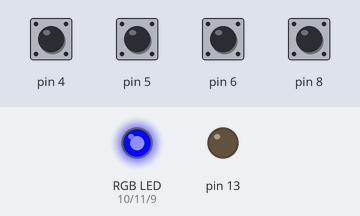
A sketch run on a simulated Arduino Uno, built with avr-gcc and run on an emulated ATmega328P. Shown: an RGB LED mixed from three pins (HIGH = lit), output pins drawn as LEDs (lit = HIGH). The test bench sets the inputs (shaded band); at power-on: pin 4–6, pin 8 HIGH. Random numbers use the default seed unless the sketch sets one.

Above: at 2.9 s.
3.0 s: pin 4 pulled LOW for 0.15 s
At 5.0 s:
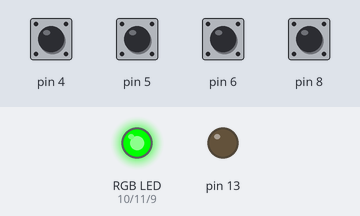
6.0 s: pin 6 pulled LOW for 0.15 s
At 6.15 s:
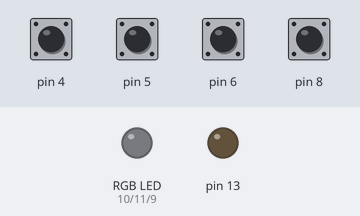
Timing chart, 0 to 6.6 s (numbered marks = the images above; inputs shaded):
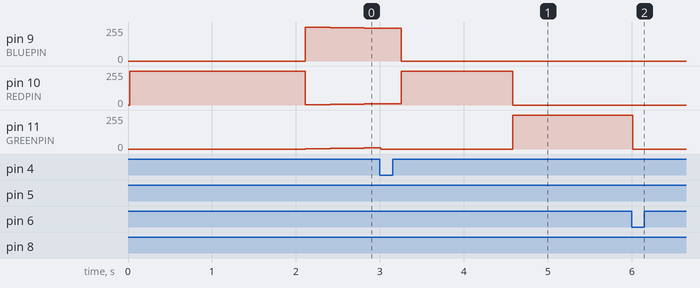

The sketch:

BedroomColorSwirl3.ino
```cpp
// Photodiode logic to be implemented
// If photoDiode > 35, ambient = BRIGHT
// If ambient == BRIGHT and photoDiode < 15, ambient = DIM and mode = 1


#define REDPIN 10
#define GREENPIN 11
#define BLUEPIN 9

#define FADESPEED 100     // make this higher to slow down

int r1 = random(0,255);
int g1 = random(0,255);
int b1 = random(0,255);
int r2 = random(0,255);
int g2 = random(0,255);
int b2 = random(0,255);
int mode;
int oldmode;
unsigned long modeChangeTime;

void setup() {
  pinMode(REDPIN, OUTPUT);
  pinMode(GREENPIN, OUTPUT);
  pinMode(BLUEPIN, OUTPUT);
  pinMode(13, OUTPUT);
  for(int i=4;i<=6;i++){
    pinMode(i, INPUT_PULLUP);
  }
  pinMode(8, INPUT_PULLUP);
}

void loop(){
  oldmode = mode;
  mode = pollButtons();
  if(mode != oldmode){
    modeChangeTime = millis();
  }
  switch(mode){
    case(1):
    //    red();
    quickFade();
    break;
    case(2):
    //    green();
    slowFade();
    break;
    case(3):
    //    blue();
    mostlyRed();
    break;
    case(4):
    //    redblue();
    fadeOut();
    break;
  }
}

void quickFade(){
  static unsigned long lastChange = millis();
  unsigned long interval = 100;
  if(lastChange > millis()){ // millis() counter wrapped
    lastChange = 0; // I'm still not sure how to handle this accurately
  }
  if(mode != oldmode) { // Just entered this mode
    for(int i=0;i<4;i++){
      red();
      blue();
    }
  }

  if(millis() - lastChange > interval){
    lastChange = millis();
    if(r1 == r2 && g1 == g2 && b1 == b2){
        r2 = random(0,255);
        g2 = random(0,255);
        b2 = random(0,255);
      int tweak = random(0,100);
      if(tweak > 75){
        g2 = g2 / 2;
      }
      else if(tweak > 50){
        b2 = b2 / 2;
      }
      else if(tweak > 25){
        g2 = g2 / 2;
        b2 = b2 / 2;
      }
    }
    r1 = converge(r1, r2);
    analogWrite(REDPIN, r1);

    g1 = converge(g1, g2);
    analogWrite(GREENPIN, g1);

    b1 = converge(b1, b2);
    analogWrite(BLUEPIN, b1);
  }
}

void slowFade(){
  static unsigned long lastChange = millis();
  unsigned long interval = 2000;
  if(lastChange > millis()){ // millis() counter wrapped
    lastChange = 0; // I'm still not sure how to handle this accurately
  }
  if(mode != oldmode) { // Just entered this mode
    for(int i=0;i<3;i++){
      green();
      blue();
    }
  }

  if(millis() - lastChange > interval){
    lastChange = millis();
    if(r1 == r2 && g1 == g2 && b1 == b2){
        r2 = random(0,255);
        g2 = random(0,255);
        b2 = random(0,255);
    }
    r1 = converge(r1, r2);
    analogWrite(REDPIN, r1);

    g1 = converge(g1, g2);
    analogWrite(GREENPIN, g1);

    b1 = converge(b1, b2);
    analogWrite(BLUEPIN, b1);
  }
}

void mostlyRed(){
  static unsigned long lastChange = millis();
  unsigned long interval = 3000;
  if(lastChange > millis()){ // millis() counter wrapped
    lastChange = 0; // I'm still not sure how to handle this accurately
  }
  if(mode != oldmode) { // Just entered this mode
    for(int i=0;i<3;i++){
      red();
      green();
    }
    g1 = random(10,50);
    b1 = random(10,50);
  }

  if(millis() - lastChange > interval){
    lastChange = millis();
    if(r1 == r2){
      r2 = random(100,255);
    }
    r1 = converge(r1, r2);
    analogWrite(REDPIN, r1);

    if(g1>1){
      g1--;
      analogWrite(GREENPIN, g1);
    }
    else if(b1>1){
      b1--;
      analogWrite(BLUEPIN, b1);
    }
    int blinker = random(0,100);
    if(blinker > 95){
      analogWrite(BLUEPIN, 0);
    }
    else if(blinker > 90){
      analogWrite(GREENPIN, 0);
    }
  }
}

void fadeOut(){
  static unsigned long lastChange = millis();
  static unsigned long interval = 6000;
  if(mode != oldmode) { // Just entered this mode
      r1 = random(100,255);
      g1 = random(50,200);
      b1 = random(50,200);
    interval = (60000 * 10) / r1; // 10 minutes divided by steps to zero
    for(int i=0;i<3;i++){
      off();
      red();
    }
  }
  if(lastChange > millis()){ // millis() counter wrapped
    lastChange = 0; // I'm still not sure how to handle this accurately
  }
  if(millis() - lastChange > interval){
    lastChange = millis();
    if(r1 > 0){
      r1--;
      analogWrite(REDPIN, r1);
    }
    if(g1 >= 4){
      g1 -= 4;
    }
    else if(g1 > 0){
      g1--;
    }
    analogWrite(GREENPIN, g1);
    if(b1 >= 5){
      b1 -= 5;
    }
    else if(b1 > 0){
      b1--;
    }
    analogWrite(BLUEPIN, b1);
  }
}

int pollButtons(){
  static int retval = 1;
  if(digitalRead(4)==LOW){ //Button 3
    retval = 3;
  }
  if(digitalRead(5)==LOW){ // Button 4
    retval = 4;
  }
  if(digitalRead(6)==LOW){ //Button 1
    retval = 1;
  }
  if(digitalRead(8)==LOW){ // Button 2
    retval = 2;
  }
  return(retval);
}

void dither(int c1, int c2, char c, long wait){
  int pin;
  long start = millis();
  if(c == 'r'){
    pin = REDPIN;
  }
  else if(c == 'g'){
    pin = GREENPIN;
  }
  else if(c == 'b'){
    pin = BLUEPIN;
  }
  while((millis() - start) < wait){
    analogWrite(pin, c1);
    analogWrite(pin, c2);
  }
}

int converge(int c1, int c2){
  if(c1 > c2){
    c1--;
    return c1;
  }
  else if(c1 < c2){
    c1++;
    return c1;
  }
  return c1;
}

float magnitude2(int r, int g, int b){
  return (r^2 + g^2 + b^2);
}

void red(void){
  r2 = 255;
  g2 = 0;
  b2 = 0;
  for(int i = 0;i<255;i++){
    r1 = converge(r1, r2);
    g1 = converge(g1, g2);
    b1 = converge(b1, b2);
    analogWrite(REDPIN, r1);
    analogWrite(GREENPIN, g1);
    analogWrite(BLUEPIN, b1);
    delay(1);
  }
}

void green(void){
  r2 = 0;
  g2 = 255;
  b2 = 0;
  for(int i = 0;i<255;i++){
    r1 = converge(r1, r2);
    g1 = converge(g1, g2);
    b1 = converge(b1, b2);
    analogWrite(REDPIN, r1);
    analogWrite(GREENPIN, g1);
    analogWrite(BLUEPIN, b1);
    delay(1);
  }
}

void blue(void){
  r2 = 0;
  g2 = 0;
  b2 = 255;
  for(int i = 0;i<255;i++){
    r1 = converge(r1, r2);
    g1 = converge(g1, g2);
    b1 = converge(b1, b2);
    analogWrite(REDPIN, r1);
    analogWrite(GREENPIN, g1);
    analogWrite(BLUEPIN, b1);
    delay(1);
  }
}

void redblue(void){
  r2 = 255;
  g2 = 0;
  b2 = 255;
  for(int i = 0;i<255;i++){
    r1 = converge(r1, r2);
    g1 = converge(g1, g2);
    b1 = converge(b1, b2);
    analogWrite(REDPIN, r1);
    analogWrite(GREENPIN, g1);
    analogWrite(BLUEPIN, b1);
    delay(1);
  }
}

void off(void){
  r2 = 0;
  g2 = 0;
  b2 = 0;
  for(int i = 0;i<255;i++){
    r1 = converge(r1, r2);
    g1 = converge(g1, g2);
    b1 = converge(b1, b2);
    analogWrite(REDPIN, r1);
    analogWrite(GREENPIN, g1);
    analogWrite(BLUEPIN, b1);
    delay(1);
  }
}
```
